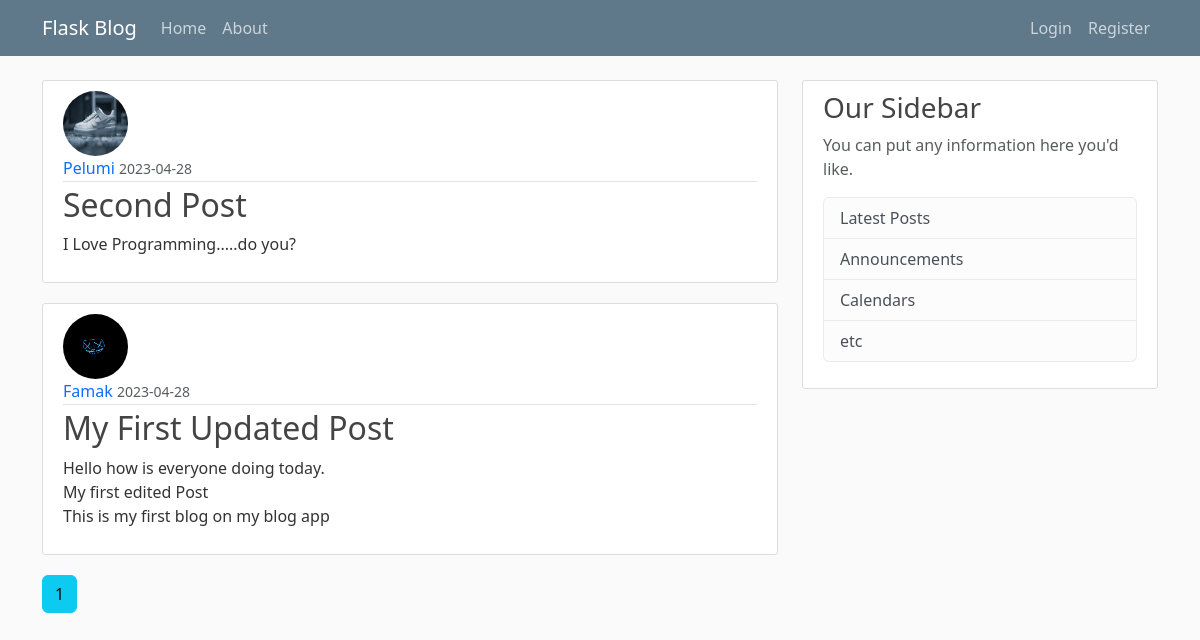
/home, run on an earlier commit of the app's database.
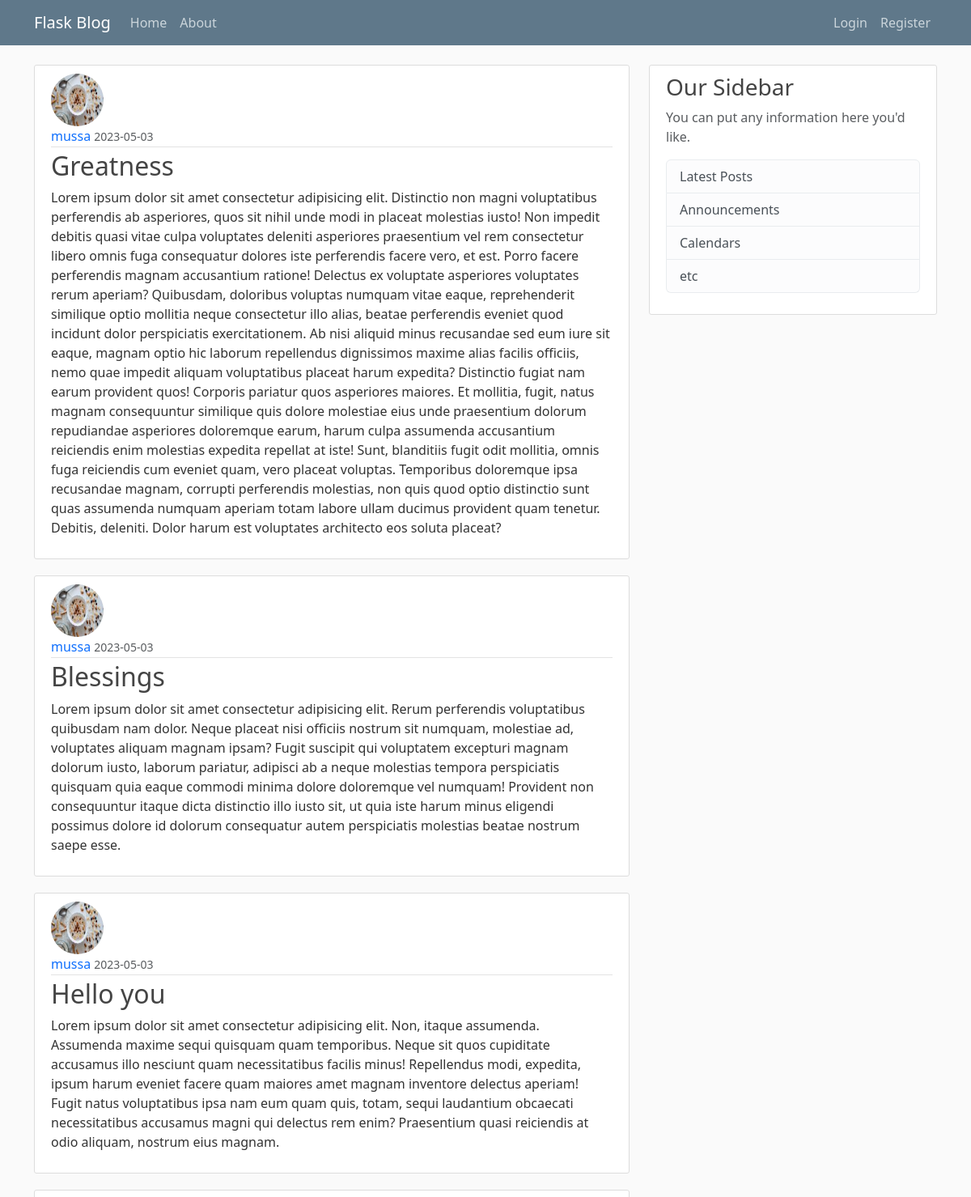
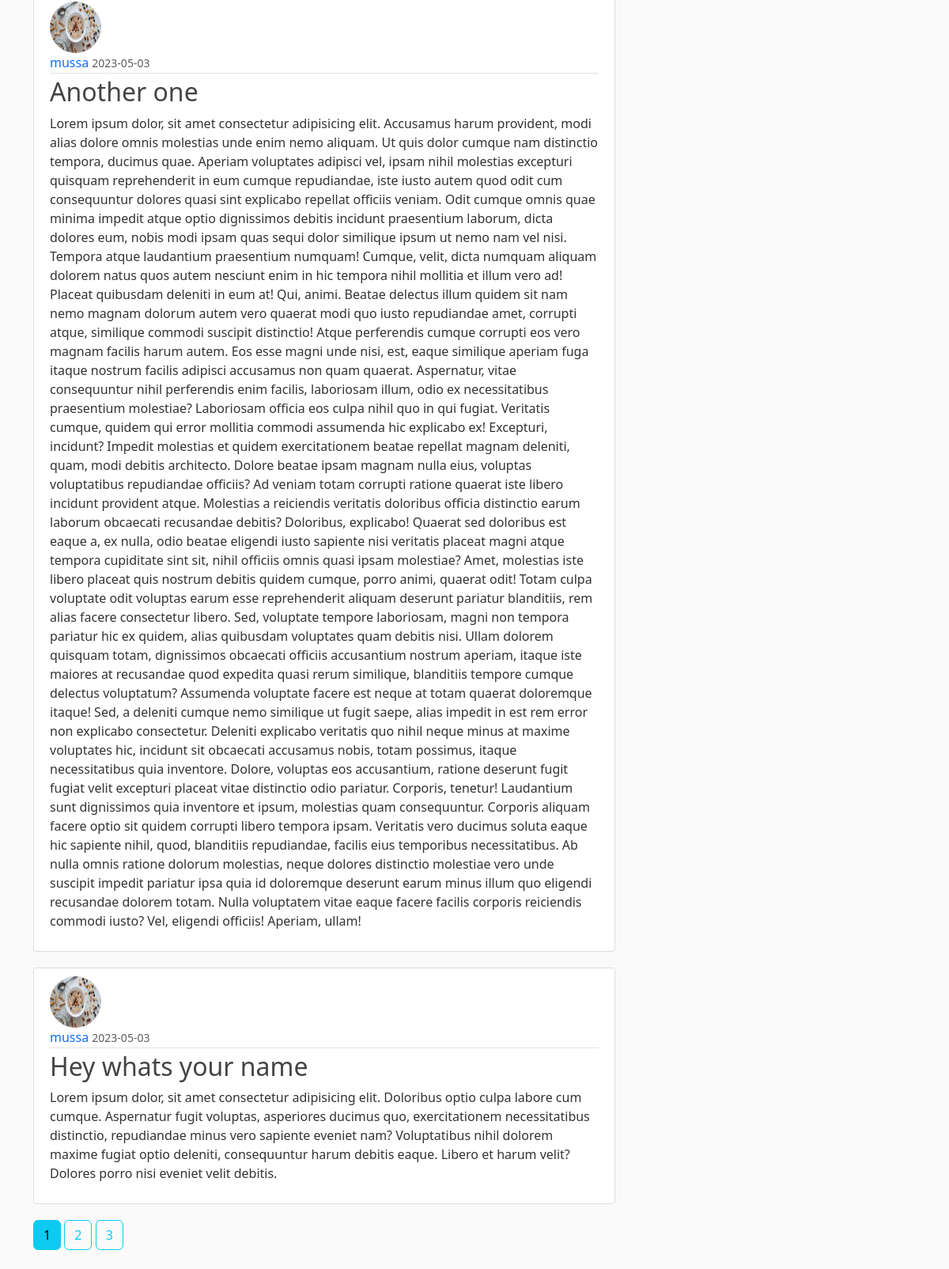
And on a later commit of the database (2 pictures, top to bottom).
### flask_blog/models.py (models this page shows, shortened)
class Post(db.Model): # This will hold our post
    id = db.Column(db.Integer, primary_key=True)
    title = db.Column(db.String(100), nullable=False) # Title length will max out at 100characters
    date_posted = db.Column(db.DateTime, nullable=False, default=datetime.utcnow) # data posted will have a 'column type' of datatime, it must not be empty, then the default will be set with the datetime.utcnow function without the brakets'()' because we are not calling it now, its just a argument. 'utc' is the most accurate time to use in a db
    content = db.Column(db.Text, nullable=False) # The type of this column is a txt, it must not be empty
    user_id = db.Column(db.Integer, db.ForeignKey('user.id'), nullable=False)

class User(db.Model, UserMixin): # This is a table called 'User', then we create coloumns within it
    id = db.Column(db.Integer, primary_key=True)
    username = db.Column(db.String(20), unique=True, nullable=False) # Username must not be longer that 20characters, it has to be unique, it cannot be 'null' meaning it must not be empty
    email = db.Column(db.String(120), unique=True, nullable=False) # Email must not be longer that 120characters, it has to be unique, it cannot be 'null' meaning it must not be empty
    image_file = db.Column(db.String(20), nullable=False, default='default.jpg') # This is the user profile picture. It is going to be stored as an harsh, and the harsh will be 20characters long. It must not be empty, Default profile picture that every user starts out with must be default
    password = db.Column(db.String(60), nullable=False) # The password will be stored has an harsh, the harsh will be 60characters long
    post = db.relationship('Post', backref='author', lazy=True) # This is to say the 'post' attribute has a relationship with the 'Post' module. The 'backref' is similar to adding another column to the Post module. What the backref allows us to do is When we have a post we can simply use the "author" attribute to get the user who created the post

### flask_blog/main/routes.py (the view)
@main.route("/")
@main.route("/home")
def home():
    page = request.args.get('page', 1, type=int)
    posts = Post.query.order_by(Post.date_posted.desc()).paginate(page=page, per_page=5)
    return render_template('home.html', posts=posts)

### flask_blog/templates/home.html
{% extends "layout.html" %} {% block content %} {% for post in posts.items %}
<article class="media content-section">
  <img
    class="rounded-circle article-img"
    src="{{url_for('static', filename='profile_pics/' + post.author.image_file)}}"
    alt=""
  />
  <div class="media-body">
    <div class="article-metadata">
      <a
        class="mr-2"
        href="{{url_for('users.user_posts', username=post.author.username)}}"
        >{{ post.author.username }}</a
      >
      <small class="text-muted"
        >{{ post.date_posted.strftime('%Y-%m-%d') }}</small
      >
    </div>
    <h2>
      <a
        class="article-title"
        href="{{ url_for('posts.post', post_id=post.id) }}"
        >{{ post.title }}</a
      >
    </h2>
    <p class="article-content">{{ post.content }}</p>
  </div>
</article>
{% endfor %} {% for page_num in posts.iter_pages(left_edge=1, right_edge=1,
left_current=1, right_current=2) %} {%if page_num%} {%if posts.page ==
page_num%}
<a href="{{url_for('main.home', page=page_num)}}" class="btn-info btn mb-4"
  >{{page_num}}</a
>
{%else%}
<a
  href="{{url_for('main.home', page=page_num)}}"
  class="btn-outline-info btn mb-4"
  >{{page_num}}</a
>
{%endif%} {%else%} ... {%endif%} {%endfor%} {% endblock content %}

What changed in the data, as far as the page shows it:
no longer on this page (row unchanged): Post: image_file (picture), author.username "Pelumi", date_posted "2023-04-28", title "Second Post", content "I Love Programming.....do you?"
no longer on this page (row unchanged): Post: image_file (placeholder picture), author.username "Famak", date_posted "2023-04-28", title "My First Updated Post", content "Hello how is everyone doing today. My first edited Post This is my first blog on my blog app"
added Post: image_file (picture), author.username "mussa", date_posted "2023-05-03", title "Greatness", content "Lorem ipsum dolor sit amet consectetur adipisicing elit. Distinctio non magni voluptatibus perferendis ab asperiores, quos sit nihil unde modi in placeat molestias iusto! Non impedit debitis quasi vitae culpa voluptates deleniti asperiores praesentium vel rem consectetur libero omnis fuga consequatur dolores iste perferendis facere vero, et est. Porro facere perferendis magnam accusantium ratione! Delectus ex voluptate asperiores voluptates rerum aperiam? Quibusdam, doloribus voluptas numquam vitae eaque, reprehenderit similique optio mollitia neque consectetur illo alias, beatae perferendis eveniet quod incidunt dolor perspiciatis exercitationem. Ab nisi aliquid minus recusandae sed eum…"
added Post: image_file (picture), author.username "mussa", date_posted "2023-05-03", title "Blessings", content "Lorem ipsum dolor sit amet consectetur adipisicing elit. Rerum perferendis voluptatibus quibusdam nam dolor. Neque placeat nisi officiis nostrum sit numquam, molestiae ad, voluptates aliquam magnam ipsam? Fugit suscipit qui voluptatem excepturi magnam dolorum iusto, laborum pariatur, adipisci ab a neque molestias tempora perspiciatis quisquam quia eaque commodi minima dolore doloremque vel numquam! Provident non consequuntur itaque dicta distinctio illo iusto sit, ut quia iste harum minus eligendi possimus dolore id dolorum consequatur autem perspiciatis molestias beatae nostrum saepe esse."
added Post: image_file (picture), author.username "mussa", date_posted "2023-05-03", title "Hello you", content "Lorem ipsum dolor sit amet consectetur adipisicing elit. Non, itaque assumenda. Assumenda maxime sequi quisquam quam temporibus. Neque sit quos cupiditate accusamus illo nesciunt quam necessitatibus facilis minus! Repellendus modi, expedita, ipsum harum eveniet facere quam maiores amet magnam inventore delectus aperiam! Fugit natus voluptatibus ipsa nam eum quam quis, totam, sequi laudantium obcaecati necessitatibus accusamus magni qui delectus rem enim? Praesentium quasi reiciendis at odio aliquam, nostrum eius magnam."
added Post: image_file (picture), author.username "mussa", date_posted "2023-05-03", title "Another one", content "Lorem ipsum dolor, sit amet consectetur adipisicing elit. Accusamus harum provident, modi alias dolore omnis molestias unde enim nemo aliquam. Ut quis dolor cumque nam distinctio tempora, ducimus quae. Aperiam voluptates adipisci vel, ipsam nihil molestias excepturi quisquam reprehenderit in eum cumque repudiandae, iste iusto autem quod odit cum consequuntur dolores quasi sint explicabo repellat officiis veniam. Odit cumque omnis quae minima impedit atque optio dignissimos debitis incidunt praesentium laborum, dicta dolores eum, nobis modi ipsam quas sequi dolor similique ipsum ut nemo nam vel nisi. Tempora atque laudantium praesentium numquam! Cumque, velit, dicta numquam aliquam dolorem…"
added Post: image_file (picture), author.username "mussa", date_posted "2023-05-03", title "Hey whats your name", content "Lorem ipsum dolor, sit amet consectetur adipisicing elit. Doloribus optio culpa labore cum cumque. Aspernatur fugit voluptas, asperiores ducimus quo, exercitationem necessitatibus distinctio, repudiandae minus vero sapiente eveniet nam? Voluptatibus nihil dolorem maxime fugiat optio deleniti, consequuntur harum debitis eaque. Libero et harum velit? Dolores porro nisi eveniet velit debitis."
Also different on the page:
new list line: "2"
new list line: "3"
